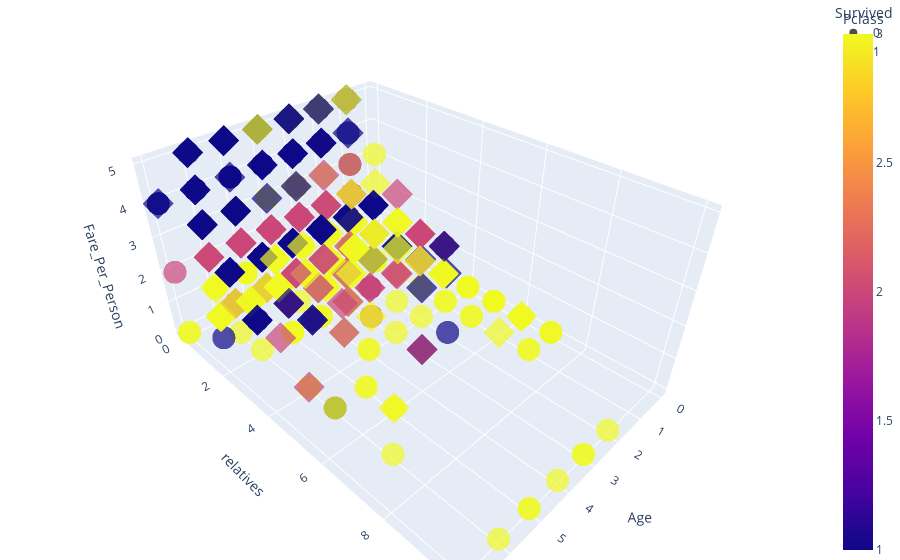

Notebook code for this chart:
### Markdown cell above
#### 4.1.2 Survie selon la classe, l'âge, le prix du billet et la taille de la famille

**Légende** : <br>
> Losange = Survivant<br>
Rond = Décédé<br>

> Jaune = 3ème classe<br>
Rouge = 2ème classe<br>
Bleu = 1ère classe<br>

Ce plot est chargé d'infos, et nous permet de tirer plusieurs hypothèses :<br>

- *Avoir payé son ticket plus cher augmente les chances de survie*
- *Avoir une grande famille diminue les chances de survie*
- *Être en 3ème classe diminue grandement les chances de survie*
- *L'âge n'influe que peu sur les chances de survie*

### Code cell
df = train_df[['Survived', 'Pclass', 'Age', 'relatives', 'Fare_Per_Person']]
fig = px.scatter_3d(df, x='Age', y='relatives', z='Fare_Per_Person',
              symbol ='Survived', color='Pclass', opacity=0.7)
fig.update_layout(margin=dict(l=0, r=0, b=0, t=0))
fig.show()

### Figure 1 — Plotly figure (JSON) as saved in the notebook; plotly's stock layout.template omitted (floating-point values rounded to 4 significant figures; data arrays with more than 128 entries replaced by an {"elided": "..."} marker saying what was removed)
{"data": [{"hovertemplate": "Survived=0<br>Age=%{x}<br>relatives=%{y}<br>Fare_Per_Person=%{z}<br>Pclass=%{marker.color}<extra></extra>", "legendgroup": "0", "marker": {"color": {"elided": "549 int values"}, "coloraxis": "coloraxis", "opacity": 0.7, "symbol": "circle"}, "mode": "markers", "name": "0", "scene": "scene", "showlegend": true, "type": "scatter3d", "x": {"elided": "549 int values"}, "y": {"elided": "549 int values"}, "z": {"elided": "549 int values"}}, {"hovertemplate": "Survived=1<br>Age=%{x}<br>relatives=%{y}<br>Fare_Per_Person=%{z}<br>Pclass=%{marker.color}<extra></extra>", "legendgroup": "1", "marker": {"color": {"elided": "342 int values"}, "coloraxis": "coloraxis", "opacity": 0.7, "symbol": "diamond"}, "mode": "markers", "name": "1", "scene": "scene", "showlegend": true, "type": "scatter3d", "x": {"elided": "342 int values"}, "y": {"elided": "342 int values"}, "z": {"elided": "342 int values"}}], "layout": {"coloraxis": {"colorbar": {"title": {"text": "Pclass"}}, "colorscale": [[0, "#0d0887"], [0.1111, "#46039f"], [0.2222, "#7201a8"], [0.3333, "#9c179e"], [0.4444, "#bd3786"], [0.5556, "#d8576b"], [0.6667, "#ed7953"], [0.7778, "#fb9f3a"], [0.8889, "#fdca26"], [1, "#f0f921"]]}, "legend": {"title": {"text": "Survived"}, "tracegroupgap": 0}, "margin": {"b": 0, "l": 0, "r": 0, "t": 0}, "scene": {"domain": {"x": [0, 1], "y": [0, 1]}, "xaxis": {"title": {"text": "Age"}}, "yaxis": {"title": {"text": "relatives"}}, "zaxis": {"title": {"text": "Fare_Per_Person"}}}}}
